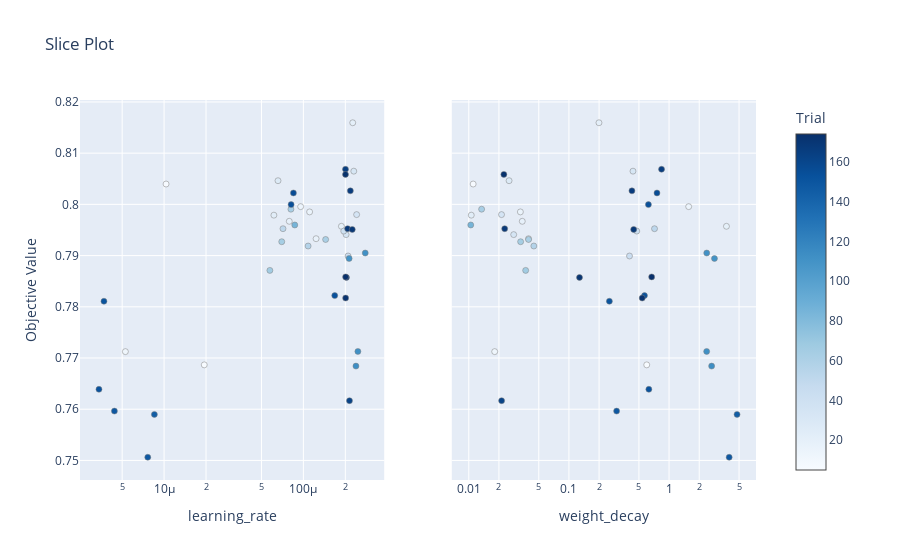

Source (notebook cell):
### Code cell
visualize.plot_slice(study)
